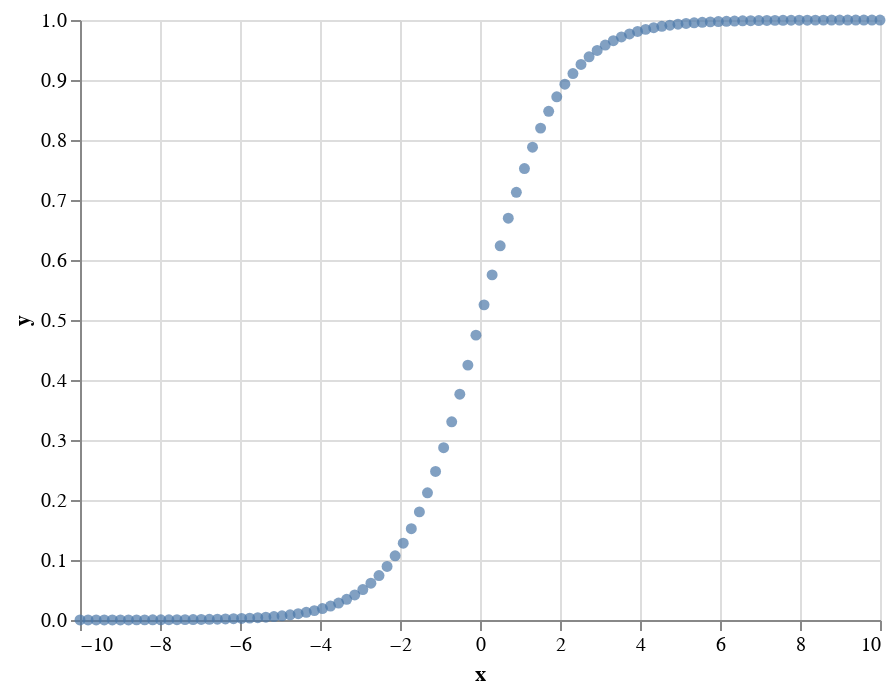

Notebook code for this chart:
### Code cell
x = np.linspace(-10, 10, 100)
y = 1 / (1 + np.exp(-x))

df = pd.DataFrame({'x': x, 'y': y})

alt.Chart(df).mark_circle().encode(
    x='x',
    y='y'
)

### Figure 1 — Vega-Lite specification as saved in the notebook (floating-point values rounded to 4 significant figures)
{"config": {"view": {"continuousWidth": 400, "continuousHeight": 300}}, "data": {"name": "data-9caa01bbea47f287b23d752c436e5749"}, "mark": "circle", "encoding": {"x": {"field": "x", "type": "quantitative"}, "y": {"field": "y", "type": "quantitative"}}, "$schema": "https://vega.github.io/schema/vega-lite/v4.17.0.json", "datasets": {"data-9caa01bbea47f287b23d752c436e5749": [{"x": -10.0, "y": 4.54e-05}, {"x": -9.798, "y": 5.556e-05}, {"x": -9.596, "y": 6.8e-05}, {"x": -9.394, "y": 8.322e-05}, {"x": -9.192, "y": 0.0001018}, {"x": -8.99, "y": 0.0001246}, {"x": -8.788, "y": 0.0001525}, {"x": -8.586, "y": 0.0001867}, {"x": -8.384, "y": 0.0002285}, {"x": -8.182, "y": 0.0002796}, {"x": -7.98, "y": 0.0003422}, {"x": -7.778, "y": 0.0004188}, {"x": -7.576, "y": 0.0005125}, {"x": -7.374, "y": 0.0006271}, {"x": -7.172, "y": 0.0007674}, {"x": -6.97, "y": 0.0009391}, {"x": -6.768, "y": 0.001149}, {"x": -6.566, "y": 0.001406}, {"x": -6.364, "y": 0.00172}, {"x": -6.162, "y": 0.002104}, {"x": -5.96, "y": 0.002574}, {"x": -5.758, "y": 0.003149}, {"x": -5.556, "y": 0.003851}, {"x": -5.354, "y": 0.004709}, {"x": -5.152, "y": 0.005757}, {"x": -4.949, "y": 0.007037}, {"x": -4.747, "y": 0.008599}, {"x": -4.545, "y": 0.0105}, {"x": -4.343, "y": 0.01283}, {"x": -4.141, "y": 0.01565}, {"x": -3.939, "y": 0.01909}, {"x": -3.737, "y": 0.02326}, {"x": -3.535, "y": 0.02832}, {"x": -3.333, "y": 0.03445}, {"x": -3.131, "y": 0.04183}, {"x": -2.929, "y": 0.05072}, {"x": -2.727, "y": 0.06138}, {"x": -2.525, "y": 0.07411}, {"x": -2.323, "y": 0.08922}, {"x": -2.121, "y": 0.1071}, {"x": -1.919, "y": 0.128}, {"x": -1.717, "y": 0.1522}, {"x": -1.515, "y": 0.1802}, {"x": -1.313, "y": 0.212}, {"x": -1.111, "y": 0.2477}, {"x": -0.9091, "y": 0.2872}, {"x": -0.7071, "y": 0.3302}, {"x": -0.5051, "y": 0.3764}, {"x": -0.303, "y": 0.4248}, {"x": -0.101, "y": 0.4748}, {"x": 0.101, "y": 0.5252}, {"x": 0.303, "y": 0.5752}, {"x": 0.5051, "y": 0.6236}, {"x": 0.7071, "y": 0.6698}, {"x": 0.9091, "y": 0.7128}, {"x": 1.111, "y": 0.7523}, {"x": 1.313, "y": 0.788}, {"x": 1.515, "y": 0.8198}, {"x": 1.717, "y": 0.8478}, {"x": 1.919, "y": 0.872}, {"x": 2.121, "y": 0.8929}, {"x": 2.323, "y": 0.9108}, {"x": 2.525, "y": 0.9259}, {"x": 2.727, "y": 0.9386}, {"x": 2.929, "y": 0.9493}, {"x": 3.131, "y": 0.9582}, {"x": 3.333, "y": 0.9656}, {"x": 3.535, "y": 0.9717}, {"x": 3.737, "y": 0.9767}, {"x": 3.939, "y": 0.9809}, {"x": 4.141, "y": 0.9843}, {"x": 4.343, "y": 0.9872}, {"x": 4.545, "y": 0.9895}, {"x": 4.747, "y": 0.9914}, {"x": 4.949, "y": 0.993}, {"x": 5.152, "y": 0.9942}, {"x": 5.354, "y": 0.9953}, {"x": 5.556, "y": 0.9961}, {"x": 5.758, "y": 0.9969}, {"x": 5.96, "y": 0.9974}, {"x": 6.162, "y": 0.9979}, {"x": 6.364, "y": 0.9983}, {"x": 6.566, "y": 0.9986}, {"x": 6.768, "y": 0.9989}, {"x": 6.97, "y": 0.9991}, {"x": 7.172, "y": 0.9992}, {"x": 7.374, "y": 0.9994}, {"x": 7.576, "y": 0.9995}, {"x": 7.778, "y": 0.9996}, {"x": 7.98, "y": 0.9997}, {"x": 8.182, "y": 0.9997}, {"x": 8.384, "y": 0.9998}, {"x": 8.586, "y": 0.9998}, {"x": 8.788, "y": 0.9998}, {"x": 8.99, "y": 0.9999}, {"x": 9.192, "y": 0.9999}, {"x": 9.394, "y": 0.9999}, {"x": 9.596, "y": 0.9999}, {"x": 9.798, "y": 0.9999}, {"x": 10.0, "y": 1.0}]}}
